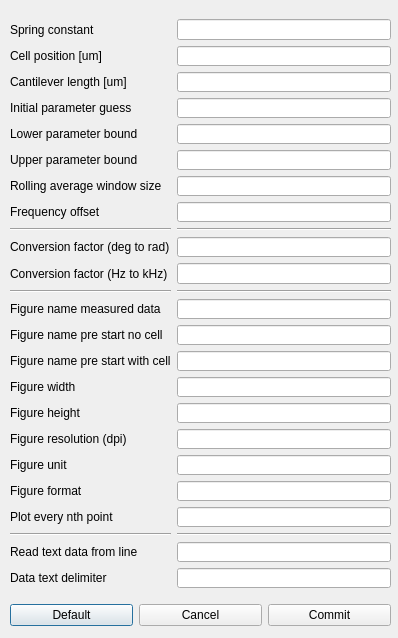
<?xml version="1.0" encoding="UTF-8"?>
<ui version="4.0">
 <class>Dialog</class>
 <widget class="QDialog" name="Dialog">
  <property name="geometry">
   <rect>
    <x>0</x>
    <y>0</y>
    <width>398</width>
    <height>638</height>
   </rect>
  </property>
  <property name="windowTitle">
   <string>Dialog</string>
  </property>
  <widget class="QWidget" name="gridLayoutWidget">
   <property name="geometry">
    <rect>
     <x>10</x>
     <y>19</y>
     <width>381</width>
     <height>569</height>
    </rect>
   </property>
   <layout class="QGridLayout" name="gridLayout">
    <item row="12" column="3">
     <widget class="QLineEdit" name="figure_name_data_edit"/>
    </item>
    <item row="17" column="3">
     <widget class="QLineEdit" name="figure_resolution_edit"/>
    </item>
    <item row="4" column="1">
     <widget class="QLabel" name="lowe_param_bound_label">
      <property name="text">
       <string>Lower parameter bound</string>
      </property>
     </widget>
    </item>
    <item row="9" column="1">
     <widget class="QLabel" name="conversion_factor_deg_label">
      <property name="text">
       <string>Conversion factor (deg to rad)</string>
      </property>
     </widget>
    </item>
    <item row="3" column="3">
     <widget class="QLineEdit" name="intial_param_guess_edit"/>
    </item>
    <item row="5" column="3">
     <widget class="QLineEdit" name="upper_param_bound_edit"/>
    </item>
    <item row="11" column="3">
     <widget class="Line" name="line_2">
      <property name="orientation">
       <enum>Qt::Horizontal</enum>
      </property>
     </widget>
    </item>
    <item row="10" column="1">
     <widget class="QLabel" name="conversion_factor_hz_label">
      <property name="text">
       <string>Conversion factor (Hz to kHz)</string>
      </property>
     </widget>
    </item>
    <item row="13" column="1">
     <widget class="QLabel" name="figure_name_w_cell_label">
      <property name="text">
       <string>Figure name pre start no cell</string>
      </property>
     </widget>
    </item>
    <item row="23" column="1">
     <widget class="QLabel" name="text_data_delimiter_label">
      <property name="text">
       <string>Data text delimiter</string>
      </property>
     </widget>
    </item>
    <item row="22" column="3">
     <widget class="QLineEdit" name="read_text_data_from_line_edit"/>
    </item>
    <item row="23" column="3">
     <widget class="QLineEdit" name="text_data_delimiter_edit"/>
    </item>
    <item row="13" column="3">
     <widget class="QLineEdit" name="figure_name_w_cell_edit"/>
    </item>
    <item row="17" column="1">
     <widget class="QLabel" name="figure_resolution_label">
      <property name="text">
       <string>Figure resolution (dpi)</string>
      </property>
     </widget>
    </item>
    <item row="19" column="1">
     <widget class="QLabel" name="figure_format_label">
      <property name="text">
       <string>Figure format</string>
      </property>
     </widget>
    </item>
    <item row="15" column="1">
     <widget class="QLabel" name="figure_width_label">
      <property name="text">
       <string>Figure width</string>
      </property>
     </widget>
    </item>
    <item row="14" column="1">
     <widget class="QLabel" name="figure_name_wo_cell_label">
      <property name="text">
       <string>Figure name pre start with cell</string>
      </property>
     </widget>
    </item>
    <item row="8" column="3">
     <widget class="Line" name="line">
      <property name="orientation">
       <enum>Qt::Horizontal</enum>
      </property>
     </widget>
    </item>
    <item row="8" column="1">
     <widget class="Line" name="seperator_line2">
      <property name="orientation">
       <enum>Qt::Horizontal</enum>
      </property>
     </widget>
    </item>
    <item row="11" column="1">
     <widget class="Line" name="seperator_line1">
      <property name="orientation">
       <enum>Qt::Horizontal</enum>
      </property>
     </widget>
    </item>
    <item row="4" column="3">
     <widget class="QLineEdit" name="lower_param_bound_edit"/>
    </item>
    <item row="16" column="3">
     <widget class="QLineEdit" name="figure_height_edit"/>
    </item>
    <item row="18" column="3">
     <widget class="QLineEdit" name="figure_unit_edit"/>
    </item>
    <item row="19" column="3">
     <widget class="QLineEdit" name="figure_format_edit"/>
    </item>
    <item row="5" column="1">
     <widget class="QLabel" name="upper_param_bound_label">
      <property name="text">
       <string>Upper parameter bound</string>
      </property>
     </widget>
    </item>
    <item row="22" column="1">
     <widget class="QLabel" name="read_text_data_from_line_label">
      <property name="text">
       <string>Read text data from line</string>
      </property>
     </widget>
    </item>
    <item row="21" column="3">
     <widget class="Line" name="line_3">
      <property name="orientation">
       <enum>Qt::Horizontal</enum>
      </property>
     </widget>
    </item>
    <item row="21" column="1">
     <widget class="Line" name="line_4">
      <property name="orientation">
       <enum>Qt::Horizontal</enum>
      </property>
     </widget>
    </item>
    <item row="12" column="1">
     <widget class="QLabel" name="figure_name_data_label">
      <property name="text">
       <string>Figure name measured data</string>
      </property>
     </widget>
    </item>
    <item row="14" column="3">
     <widget class="QLineEdit" name="figure_name_wo_cell_edit"/>
    </item>
    <item row="3" column="1">
     <widget class="QLabel" name="init_param_guess_label">
      <property name="text">
       <string>Initial parameter guess</string>
      </property>
     </widget>
    </item>
    <item row="15" column="3">
     <widget class="QLineEdit" name="figure_width_edit"/>
    </item>
    <item row="0" column="3">
     <widget class="QLineEdit" name="spring_constant_edit"/>
    </item>
    <item row="0" column="1">
     <widget class="QLabel" name="spring_constant_label">
      <property name="text">
       <string>Spring constant</string>
      </property>
     </widget>
    </item>
    <item row="18" column="1">
     <widget class="QLabel" name="figure_unit_label">
      <property name="text">
       <string>Figure unit</string>
      </property>
     </widget>
    </item>
    <item row="16" column="1">
     <widget class="QLabel" name="figure_height_label">
      <property name="text">
       <string>Figure height</string>
      </property>
     </widget>
    </item>
    <item row="9" column="3">
     <widget class="QLineEdit" name="conversion_factor_deg_edit"/>
    </item>
    <item row="10" column="3">
     <widget class="QLineEdit" name="conversion_factor_hz_edit"/>
    </item>
    <item row="1" column="1">
     <widget class="QLabel" name="cell_position_label">
      <property name="text">
       <string>Cell position [um]</string>
      </property>
     </widget>
    </item>
    <item row="6" column="1">
     <widget class="QLabel" name="rolling_window_size_label">
      <property name="text">
       <string>Rolling average window size</string>
      </property>
     </widget>
    </item>
    <item row="6" column="3">
     <widget class="QLineEdit" name="rolling_window_size_edit"/>
    </item>
    <item row="7" column="3">
     <widget class="QLineEdit" name="frequency_offset_edit"/>
    </item>
    <item row="7" column="1">
     <widget class="QLabel" name="frequency_offset_label">
      <property name="text">
       <string>Frequency offset</string>
      </property>
     </widget>
    </item>
    <item row="20" column="3">
     <widget class="QLineEdit" name="figure_plot_every_nth_point_edit"/>
    </item>
    <item row="20" column="1">
     <widget class="QLabel" name="figure_plot_every_nth_point_label">
      <property name="text">
       <string>Plot every nth point</string>
      </property>
     </widget>
    </item>
    <item row="2" column="1">
     <widget class="QLabel" name="cantilever_length_label">
      <property name="text">
       <string>Cantilever length [um]</string>
      </property>
     </widget>
    </item>
    <item row="1" column="3">
     <widget class="QLineEdit" name="cell_position_edit"/>
    </item>
    <item row="2" column="3">
     <widget class="QLineEdit" name="cantilever_length_edit"/>
    </item>
   </layout>
  </widget>
  <widget class="QWidget" name="horizontalLayoutWidget">
   <property name="geometry">
    <rect>
     <x>10</x>
     <y>600</y>
     <width>381</width>
     <height>31</height>
    </rect>
   </property>
   <layout class="QHBoxLayout" name="horizontalLayout">
    <item>
     <widget class="QPushButton" name="defaultBtn">
      <property name="text">
       <string>Default</string>
      </property>
     </widget>
    </item>
    <item>
     <widget class="QPushButton" name="cancelBtn">
      <property name="text">
       <string>Cancel</string>
      </property>
     </widget>
    </item>
    <item>
     <widget class="QPushButton" name="commitBtn">
      <property name="text">
       <string>Commit</string>
      </property>
     </widget>
    </item>
   </layout>
  </widget>
 </widget>
 <resources/>
 <connections/>
</ui>
